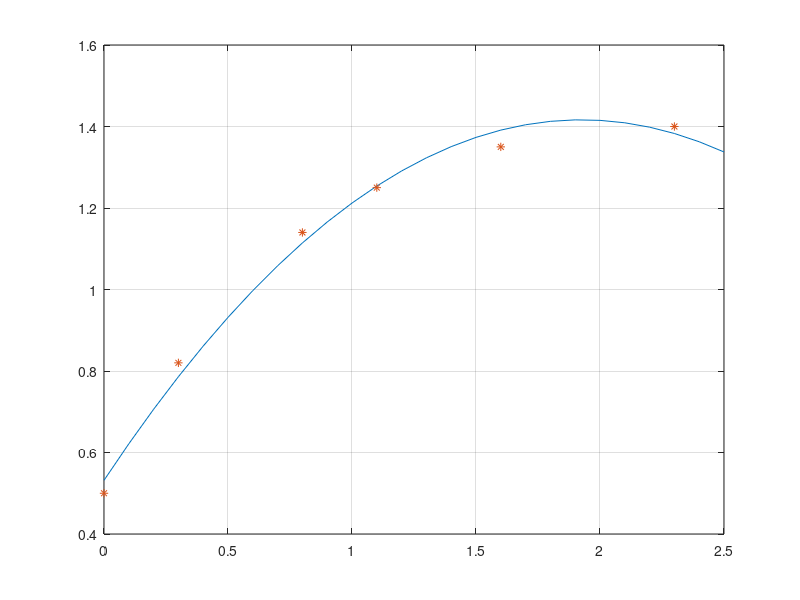

MATLAB code for this plot:
x=[0,0.3,0.8,1.1,1.6,2.3]';%face matrice coloana
y=[0.5,0.82,1.14,1.25,1.35,1.40]';
A=[ones(size(x)) x x.^2];
%solutia acestui sistem este data de urmatoarea comanda
X=A\y
%realizam in continuare si reprezentarea grafica
T=(0:0.1:2.5)';
Y=[ones(size(T)) T T.^2]*X;
plot(T,Y,'-',x,y,'*')
grid on



